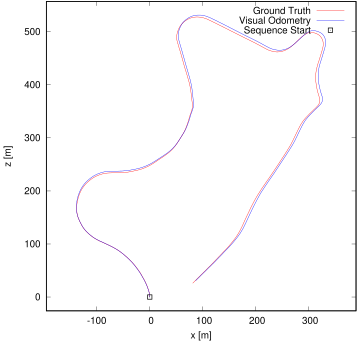

This chart was generated by the following gnuplot code:
set term postscript eps enhanced color
set output "09.eps"
set size ratio -1
set xrange [-195:389]
set yrange [-26:557]
set xlabel "x [m]"
set ylabel "z [m]"
plot "sub09.txt" using 1:2 lc rgb "#FF0000" title 'Ground Truth' w lines,"sub09.txt" using 3:4 lc rgb "#0000FF" title 'Visual Odometry' w lines,"< head -1 sub09.txt" using 1:2 lc rgb "#000000" pt 4 ps 1 lw 2 title 'Sequence Start' w points
